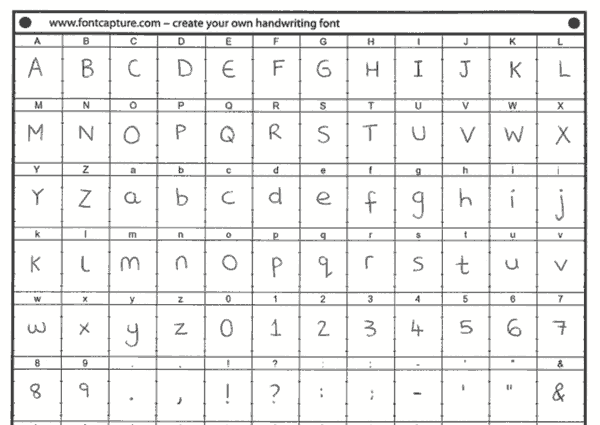
#> input picture images/sample.png, 600 x 425 px, found by its file name
$ python ScanLetterTemplate.py
#> lines starting #> are read from the running program, lines starting #| are printed output that depends on the picture
import cv2
import numpy as np

img_rgb = cv2.imread('images/sample.png')
#> img_rgb is the input picture: shape (425, 600, 3); mean B, G, R 236.6, 237.5, 237.4
img_gray = cv2.cvtColor(img_rgb, cv2.COLOR_BGR2GRAY)
template = cv2.imread('images/sample_singleletter.png',0)
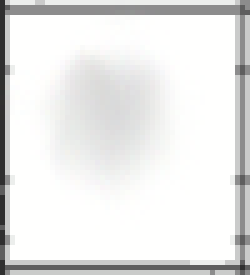
#> input picture images/sample_singleletter.png, 50 x 55 px, found by its file name (shown 5 times larger)
#> template: shape (55, 50); min 47, max 254, mean 230.7
w, h = template.shape[::-1]
#> w = 50; h = 55

res = cv2.matchTemplate(img_gray, template, cv2.TM_CCOEFF_NORMED)
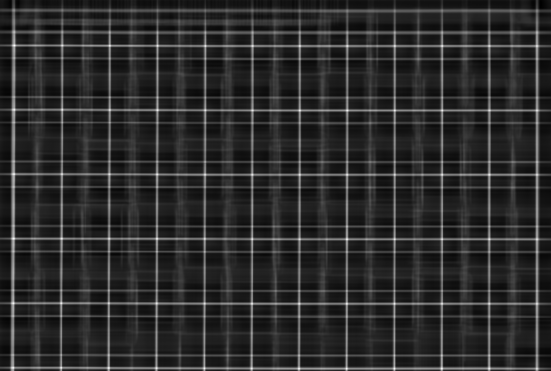
#> res: shape (371, 551) float32; min -0.189, max 0.913, mean -0.000322; drawn with min black and max white
threshold = 0.8
loc = np.where( res >= threshold )
#> loc = 47 positions, rows 45 to 368, columns 13 to 489

i = 0
for pt in zip(*loc[::-1]):
    cv2.imwrite('roi' + str(i) + '.png', img_rgb[pt[1]:pt[1]+h, pt[0]:pt[0]+w])
    i = i + 1
#> this loop made 47 passes
#> pt on passes 1 to 12: (14, 45), (62, 45), (109, 45), (157, 45), (14, 109), (62, 109), (157, 110), (205, 110), (252, 110), (299, 110), (347, 110), (394, 110)
#> pass 1, `cv2.imwrite('roi' + str(i) + '.png', img_rgb[pt[1]:pt[1]+h, pt[0]:pt[0..`:
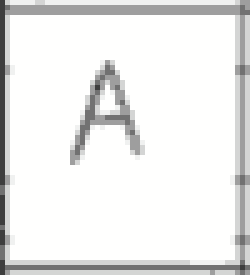
#> saved as roi0.png: shape (55, 50, 3) (shown 5 times larger); mean B, G, R 233.8, 234.7, 234.6
#> pass 2, `cv2.imwrite('roi' + str(i) + '.png', img_rgb[pt[1]:pt[1]+h, pt[0]:pt[0..`:
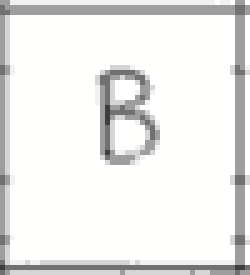
#> saved as roi1.png: shape (55, 50, 3) (shown 5 times larger); mean B, G, R 234.3, 235.2, 235.1
#> after the loop, i = 47
